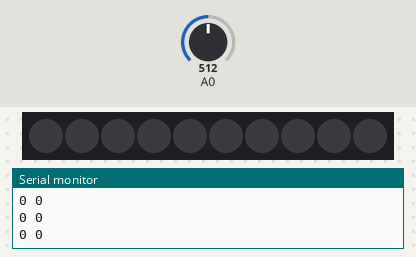
Recording of a sketch running on a simulated Arduino Uno, built with avr-gcc and run on an emulated ATmega328P. On the bench: 10 RGB LEDs in strip order, left to right, the last lines printed to the serial monitor. The test bench sets the inputs (shaded band); at power-on: A0 = 512.

Above: at 1.2 s.
1.3 s: A0 set to 306
At 1.34 s:
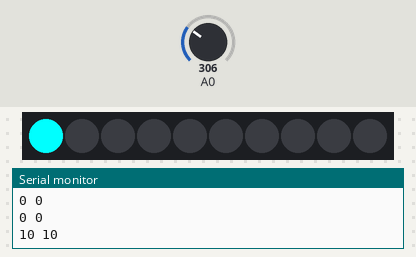
At 1.92 s:
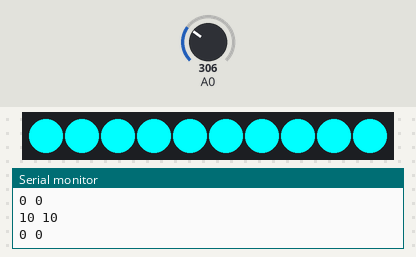
Timing chart, 0 to 4.3 s (numbered marks = the images above; inputs shaded):
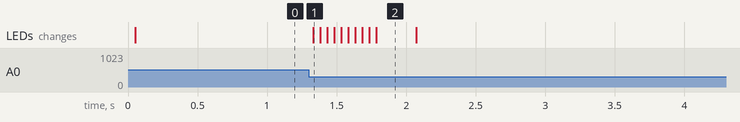

The sketch:

Fasaria_Taxh.ino
```cpp
/****************************************
Example Sound Level Sketch for the
Adafruit Microphone Amplifier
****************************************/

const int sampleWindow = 50; // Sample window width in mS (50 mS = 20Hz)
unsigned int sample;
#include <FastLED.h>
#define NUM_LEDS 10
#define DATA_PIN 5
CRGB leds[NUM_LEDS];

void setup()
{
   Serial.begin(9600);
   FastLED.addLeds<NEOPIXEL, DATA_PIN>(leds, NUM_LEDS);
}


void loop()
{
   unsigned long startMillis= millis();  // Start of sample window
   unsigned int peakToPeak = 0;   // peak-to-peak level

   unsigned int signalMax = 0;
   unsigned int signalMin = 1024;


   // collect data for 50 mS
   while (millis() - startMillis < sampleWindow)

   {
      sample = analogRead(0);
      if (sample < 1024)  // toss out spurious readings
      {
         if (sample > signalMax)
         {
            signalMax = sample;  // save just the max levels
         }
         else if (sample < signalMin)
         {
            signalMin = sample;  // save just the min levels
         }
      }
   }
   peakToPeak = signalMax - signalMin;  // max - min = peak-peak amplitude

    int h = map(peakToPeak,0,signalMax,0,25);
    int z = constrain(h, 0, 10);

 Serial.print(h);
 Serial.print(' ');
 Serial.print(z);
 Serial.println();

    for(int dot = 0;dot < (z); dot++)

    {

    leds[dot] = CRGB::Aqua;
    FastLED.show();
    delay (50);

    }

    for (int dot = (NUM_LEDS-1); dot >=(z) ; dot--)

    { leds[dot] = CRGB::Black;

    FastLED.show();

    delay(20);

    }
 }
```

Measured:
- after the input at 1.3 s, the LEDs: change at once (image 1)
